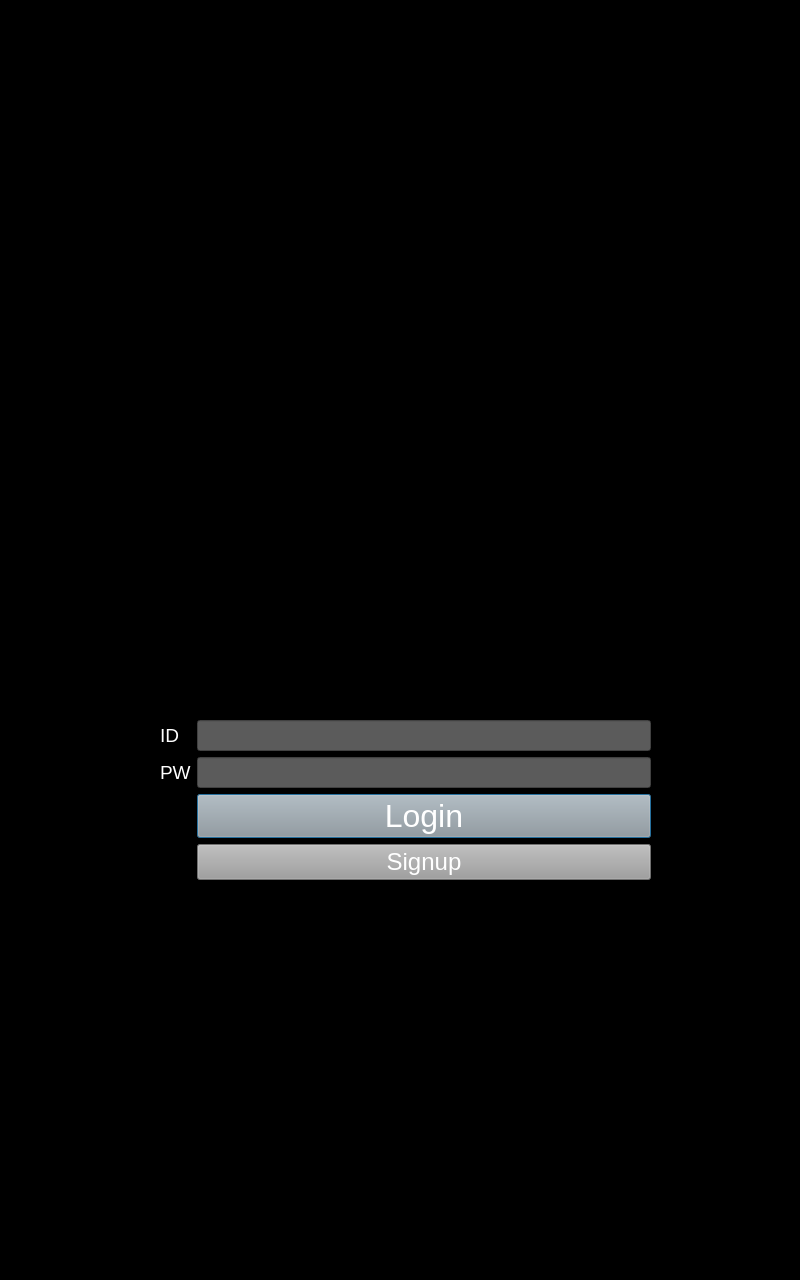
<?xml version="1.0" encoding="UTF-8"?>
<ui version="4.0">
 <class>Dialog</class>
 <widget class="QDialog" name="Dialog">
  <property name="geometry">
   <rect>
    <x>0</x>
    <y>0</y>
    <width>800</width>
    <height>1280</height>
   </rect>
  </property>
  <property name="minimumSize">
   <size>
    <width>800</width>
    <height>1280</height>
   </size>
  </property>
  <property name="maximumSize">
   <size>
    <width>800</width>
    <height>1280</height>
   </size>
  </property>
  <property name="windowTitle">
   <string>signup</string>
  </property>
  <property name="windowIcon">
   <iconset>
    <normaloff>:/icon/icon.png</normaloff>:/icon/icon.png</iconset>
  </property>
  <property name="styleSheet">
   <string notr="true">background-color: rgb(0, 0, 0);</string>
  </property>
  <widget class="QLabel" name="logo">
   <property name="geometry">
    <rect>
     <x>0</x>
     <y>0</y>
     <width>941</width>
     <height>501</height>
    </rect>
   </property>
   <property name="text">
    <string/>
   </property>
   <property name="pixmap">
    <pixmap>logo.jpg</pixmap>
   </property>
  </widget>
  <widget class="QWidget" name="formLayoutWidget">
   <property name="geometry">
    <rect>
     <x>160</x>
     <y>720</y>
     <width>491</width>
     <height>371</height>
    </rect>
   </property>
   <layout class="QFormLayout" name="formLayout">
    <item row="0" column="0">
     <widget class="QLabel" name="ID_text">
      <property name="font">
       <font>
        <pointsize>14</pointsize>
       </font>
      </property>
      <property name="styleSheet">
       <string notr="true">color: rgb(255, 255, 255);</string>
      </property>
      <property name="text">
       <string>ID</string>
      </property>
     </widget>
    </item>
    <item row="0" column="1">
     <widget class="QLineEdit" name="ID">
      <property name="font">
       <font>
        <pointsize>14</pointsize>
       </font>
      </property>
      <property name="styleSheet">
       <string notr="true">background-color: rgb(91, 91, 91);
color: rgb(255, 255, 255);</string>
      </property>
     </widget>
    </item>
    <item row="1" column="0">
     <widget class="QLabel" name="PW_text">
      <property name="font">
       <font>
        <pointsize>14</pointsize>
       </font>
      </property>
      <property name="styleSheet">
       <string notr="true">color: rgb(255, 255, 255);</string>
      </property>
      <property name="text">
       <string>PW</string>
      </property>
     </widget>
    </item>
    <item row="1" column="1">
     <widget class="QLineEdit" name="PW">
      <property name="font">
       <font>
        <pointsize>14</pointsize>
       </font>
      </property>
      <property name="styleSheet">
       <string notr="true">background-color: rgb(91, 91, 91);
color: rgb(255, 255, 255);</string>
      </property>
     </widget>
    </item>
    <item row="2" column="1">
     <widget class="QPushButton" name="loginButton">
      <property name="font">
       <font>
        <family>MS Shell Dlg 2</family>
        <pointsize>24</pointsize>
       </font>
      </property>
      <property name="styleSheet">
       <string notr="true">color: rgb(255, 255, 255);
background-color: rgb(157, 157, 157);</string>
      </property>
      <property name="text">
       <string>Login</string>
      </property>
      <property name="checkable">
       <bool>true</bool>
      </property>
     </widget>
    </item>
    <item row="3" column="1">
     <widget class="QPushButton" name="signupButton">
      <property name="font">
       <font>
        <family>MS Shell Dlg 2</family>
        <pointsize>18</pointsize>
       </font>
      </property>
      <property name="styleSheet">
       <string notr="true">color: rgb(255, 255, 255);
background-color: rgb(157, 157, 157);</string>
      </property>
      <property name="text">
       <string>Signup</string>
      </property>
      <property name="checkable">
       <bool>true</bool>
      </property>
     </widget>
    </item>
   </layout>
  </widget>
 </widget>
 <resources/>
 <connections/>
</ui>
